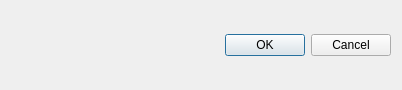
<?xml version="1.0" encoding="UTF-8"?>
<ui version="4.0">
 <class>Dialog</class>
 <widget class="QDialog" name="Dialog">
  <property name="geometry">
   <rect>
    <x>0</x>
    <y>0</y>
    <width>402</width>
    <height>90</height>
   </rect>
  </property>
  <property name="windowTitle">
   <string>Dialog</string>
  </property>
  <layout class="QVBoxLayout" name="verticalLayout">
   <item>
    <widget class="QDialogButtonBox" name="buttonBox">
     <property name="orientation">
      <enum>Qt::Horizontal</enum>
     </property>
     <property name="standardButtons">
      <set>QDialogButtonBox::Cancel|QDialogButtonBox::Ok</set>
     </property>
    </widget>
   </item>
  </layout>
 </widget>
 <resources/>
 <connections>
  <connection>
   <sender>buttonBox</sender>
   <signal>accepted()</signal>
   <receiver>Dialog</receiver>
   <slot>accept()</slot>
   <hints>
    <hint type="sourcelabel">
     <x>248</x>
     <y>254</y>
    </hint>
    <hint type="destinationlabel">
     <x>157</x>
     <y>274</y>
    </hint>
   </hints>
  </connection>
  <connection>
   <sender>buttonBox</sender>
   <signal>rejected()</signal>
   <receiver>Dialog</receiver>
   <slot>reject()</slot>
   <hints>
    <hint type="sourcelabel">
     <x>316</x>
     <y>260</y>
    </hint>
    <hint type="destinationlabel">
     <x>286</x>
     <y>274</y>
    </hint>
   </hints>
  </connection>
 </connections>
</ui>
